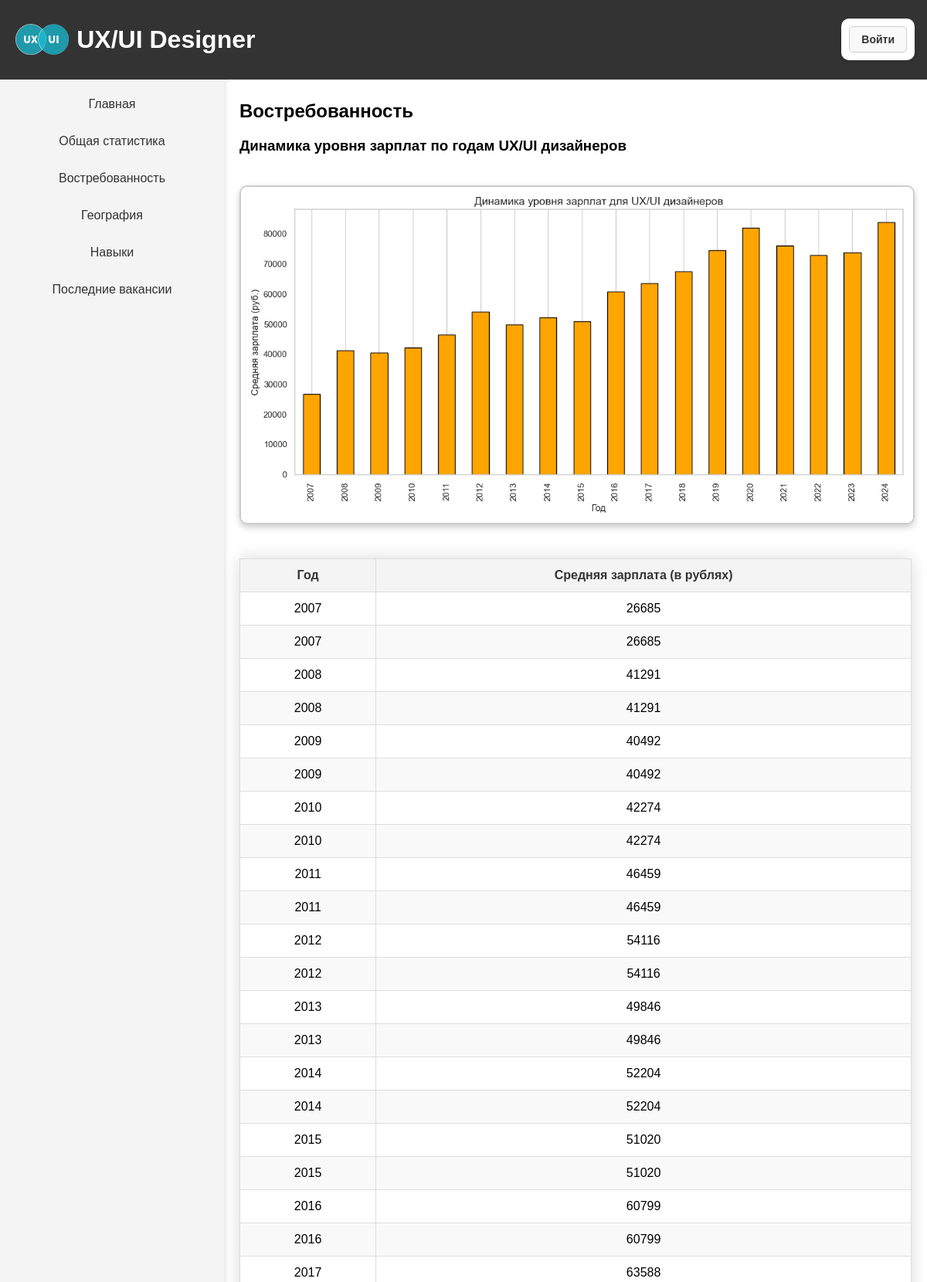
The page /demand/ (upper part) on the database its author committed.
### ui_ux_project/models.py (models this page shows, shortened)
class ChartImage(models.Model):
    chart_type = models.CharField(max_length=50, verbose_name="Тип графика")
    year = models.IntegerField(null=True, blank=True, verbose_name="Год")
    image = models.ImageField(upload_to='charts/', verbose_name="Изображение")
    class Meta:
        verbose_name = "График"
        verbose_name_plural = "Графики"
        unique_together = ('chart_type', 'year')

class DemandSalary(models.Model):
    year = models.IntegerField(verbose_name="Год")
    average_salary = models.FloatField(verbose_name="Средняя зарплата")
    class Meta:
        verbose_name = "Зарплата (Востребованность)"
        verbose_name_plural = "Зарплаты (Востребованность)"

### ui_ux_project/views.py (the view)
# urls.py: path('demand/', DemandView.as_view(), name='demand'),               # Востребованность
class DemandView(TemplateView):
    template_name = 'demand.html'
    def get_context_data(self, **kwargs):
        context = super().get_context_data(**kwargs)
        context['demand_salary_dynamics'] = DemandSalary.objects.all().order_by('year')
        context['demand_vacancy_dynamics'] = DemandVacancy.objects.all().order_by('year')
        context['demand_salary_chart_image'] = ChartImage.objects.filter(
            chart_type='demand_salary_trend'  # Тип графика для зарплат
        ).first()
        context['demand_vacancy_chart_image'] = ChartImage.objects.filter(
            chart_type='demand_vacancy_trend'  # Тип графика для вакансий
        ).first()
        return context

### ui_ux_project/templates/demand.html (shortened to what this page needs)
{% extends 'base.html' %}
{% load static %}
{% block content %}
    <h2>Востребованность</h2>
    <h3>Динамика уровня зарплат по годам UX/UI дизайнеров</h3>
    <div id="image-container">
        {% if demand_salary_chart_image %}
            <img src="{{ demand_salary_chart_image.image.url }}" alt="Динамика зарплат по годам">
        {% else %}
            <p>Изображение не найдено.</p>
        {% endif %}
    </div>
    <table class="horizontal-table">
        <thead>
            <tr>
                <th>Год</th>
                <th>Средняя зарплата (в рублях)</th>
            </tr>
        </thead>
        <tbody>
            {% for row in demand_salary_dynamics %}
            <tr>
                <td>{{ row.year }}</td>
                <td>{{ row.average_salary|floatformat:0 }}</td>
            </tr>
            {% endfor %}
        </tbody>
    </table>
{% endblock %}

### ui_ux_project/static/css/style.css (style rules this page uses)
:root { --primary-color: #333; --secondary-color: #53CEDF; --background-color: #f4f4f4; --text-color: #333; --white: #fff; --shadow: 0 2px 5px rgba(0, 0, 0, 0.1); --border-radius: 10px; --transition: all 0.3s ease; }
body { font-family: Arial, sans-serif; margin: 0; padding: 0 0 75px; }
img { max-width: 1280px; width: 100%; border-radius: var(--border-radius); }
#image-container img, .statistics-page img { border: 2px solid #ccc; border-radius: var(--border-radius); box-shadow: 0 4px 8px rgba(0, 0, 0, 0.2); margin: 20px 0; }
#image-container { margin-top: 20px; text-align: center; }
.horizontal-table { width: 100%; border-collapse: collapse; margin: 20px 0; font-size: 1em; font-family: Arial, sans-serif; box-shadow: 0 0 20px rgba(0, 0, 0, 0.15); }
.horizontal-table th, .horizontal-table td { padding: 12px 15px; text-align: center; border: 1px solid #ddd; }
.horizontal-table th { background-color: var(--background-color); color: var(--text-color); font-weight: bold; }
.horizontal-table tbody tr { border-bottom: 1px solid #ddd; }
.horizontal-table tbody tr:nth-of-type(even) { background-color: #f9f9f9; }

### rows shown on the page
ChartImage: image (picture)
DemandSalary: year "2007", average_salary "26685"
DemandSalary: year "2007", average_salary "26685"
DemandSalary: year "2008", average_salary "41291"
DemandSalary: year "2008", average_salary "41291"
DemandSalary: year "2009", average_salary "40492"
DemandSalary: year "2009", average_salary "40492"
DemandSalary: year "2010", average_salary "42274"
DemandSalary: year "2010", average_salary "42274"
DemandSalary: year "2011", average_salary "46459"
DemandSalary: year "2011", average_salary "46459"
DemandSalary: year "2012", average_salary "54116"
DemandSalary: year "2012", average_salary "54116"
DemandSalary: year "2013", average_salary "49846"
DemandSalary: year "2013", average_salary "49846"
DemandSalary: year "2014", average_salary "52204"
DemandSalary: year "2014", average_salary "52204"
DemandSalary: year "2015", average_salary "51020"
DemandSalary: year "2015", average_salary "51020"
DemandSalary: year "2016", average_salary "60799"
DemandSalary: year "2016", average_salary "60799"
DemandSalary: year "2017", average_salary "63588"
